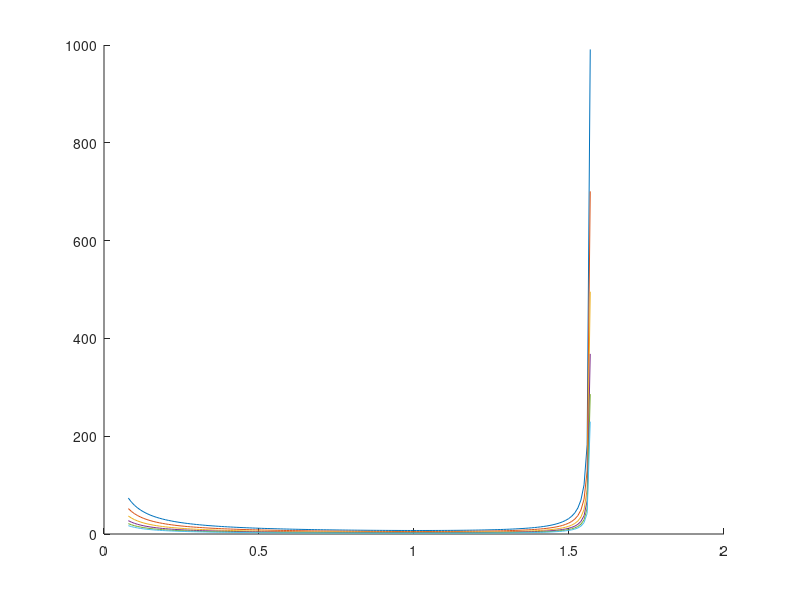

This figure's MATLAB source: (Note: this script raises an error after producing the figure.)
% % % % % % % % % % % % % % % % % % % % % % % % % % % % % % % % % % % % % % 
% This is the main shell script for ASEN 5218 Homework #2. It facilitates
% running the problems in the homework. To check this homework, the only 
% thing that is required is to run this script.
% % % % % % % % % % % % % % % % % % % % % % % % % % % % % % % % % % % % % %
clear
close all

% Question 1 Plot
figure
hold on
theta = pi/40:.01:pi/2;
num_longerons = 2:1:7;
num_longerons = num_longerons';
for n = 2:1:7
    temp = (sin(pi/n)/sqrt(n)) * tan(theta).*(5*cot(theta).^2 + sqrt(10)*csc(theta).^2);%((5*cot(theta)) + sqrt(10)./sin(theta).*1./cos(theta));
    [value_of_mu.cyl(n-1),i] = min(temp);
    optimal_theta.cyl(n-1,1) = theta(i);
    plot(theta,temp)
end
% table of min thetas
table(num_longerons,optimal_theta.cyl)

%finish plot
optimal_theta.cyl = [optimal_theta.cyl;optimal_theta.cyl(1)];
value_of_mu.cyl = [value_of_mu.cyl,50];
plot(optimal_theta.cyl',value_of_mu.cyl,'r','linewidth',2);
axis([0,pi/2,0,50]); grid on
title('Solid Cylinder $\mu_n \mu_{\theta}$ for Increasing Number of Longerons','interpreter','latex')
ylabel('\mu_n \mu_{\theta}');xlabel('\theta, radians')
legend('n = 2','n = 3','n = 4','n = 5','n = 6','n = 7','Minimum \theta','location','north')
h = text(optimal_theta.cyl(1)+.03,30,['Minimum \theta = ',num2str(optimal_theta.cyl(1)*180/pi,3),'^o'],'horizontalalignment','center');
set(h,'Rotation',90)
 
% Question 2 Plot
figure
hold on
theta = pi/40:.01:pi/2;
num_longerons = 2:1:7;
num_longerons = num_longerons';
for n = 2:1:7
    temp = sin(pi/n)^(2/3)/n^(1/3) * tan(theta).*(5*2^(2/3)*cot(theta).^(5/3) + 2^(4/3)*5^(2/3).*csc(theta).^5/3);%(5*2^(2/3)*cot(theta) + (2^(4/3)*5^(2/3))./(sin(theta).^(2/3).*cos(theta)));
    [value_of_mu.tube(n-1),i] = min(temp);
    optimal_theta.tube(n-1,1) = theta(i);
    plot(theta,temp)
end
% table of min thetas
table(num_longerons,optimal_theta.tube)

%finish plot
optimal_theta.tube = [optimal_theta.tube;optimal_theta.tube(1)];
value_of_mu.tube = [value_of_mu.tube,50];
plot(optimal_theta.tube',value_of_mu.tube,'r','linewidth',2);
axis([0,pi/2,0,50]); grid on
title('Hollow Tube $\mu_n \mu_{\theta}$ for Increasing Number of Longerons','interpreter','latex')
ylabel('\mu_n \mu_{\theta}');xlabel('\theta, radians')
legend('n = 2','n = 3','n = 4','n = 5','n = 6','n = 7','Minimum \theta','location','southwest')
h = text(optimal_theta.tube(1)+.03,30,['Minimum \theta = ',num2str(optimal_theta.tube(1)*180/pi,3),'^o'],'horizontalalignment','center');
set(h,'Rotation',90)
%%
% Question 3
E = 110e9; %Pa
rho = 1500; %kg/m^3
t_min = 0.5e-3; %m minimum thickness of the tube
loadP_min = 0; %N
loadP_max = 1000; %N
theta_solid = optimal_theta.cyl(1); %radians
theta_tube = optimal_theta.tube(1); %radians

% Plot M/L as a function of the load P for fied parameters
P = loadP_min:1:loadP_max;
i = 1;
figure; hold on; grid on
xlabel('Load P, N');ylabel('M/L, kg/m')
title('Truss Efficiency as a Function of Loading P')
for n = [3 6 12]
    for R = [0.1 0.3 1] %m global truss radius
        % For solid cylinder
        K.cyl = 4/5/sqrt(pi);
        muR.cyl = R;
        muP.cyl = sqrt(P);
        muM.cyl = rho/E^(1/2);
        muN.cyl = sin(pi/n)/sqrt(n);
        muTheta.cyl = tan(theta_solid).*(5*cot(theta_solid).^2 + sqrt(10)*csc(theta_solid).^2);%5*cot(theta_solid) + sqrt(10)/(sin(theta_solid)*cos(theta_solid));
        store.cyl.(['longeron',num2str(n)]).(['R',num2str(10*R)]) = K.cyl*muR.cyl*muP.cyl*muM.cyl*muN.cyl*muTheta.cyl;
        switch n
            case 3
                switch R
                    case 0.1
                        plot(P,store.cyl.(['longeron',num2str(n)]).(['R',num2str(10*R)]),'linestyle','-','color','#e6194b','marker','none','markerfacecolor','#0072BD','linewidth',1.5)
                    case 0.3
                        plot(P,store.cyl.(['longeron',num2str(n)]).(['R',num2str(10*R)]),'linestyle','-','color','#f58231','marker','none','markerfacecolor','#0072BD','linewidth',1.5)
                    case 1
                        plot(P,store.cyl.(['longeron',num2str(n)]).(['R',num2str(10*R)]),'linestyle','-','color','#ffe119','marker','none','markerfacecolor','#0072BD','linewidth',1.5)
                end
            case 6
                switch R
                    case 0.1
                        plot(P,store.cyl.(['longeron',num2str(n)]).(['R',num2str(10*R)]),'linestyle','-','color','#bfef45','marker','none','markerfacecolor','#D95319','linewidth',1.5)
                    case 0.3
                        plot(P,store.cyl.(['longeron',num2str(n)]).(['R',num2str(10*R)]),'linestyle','-','color','#3cb44b','marker','none','markerfacecolor','#D95319','linewidth',1.5)
                    case 1
                        plot(P,store.cyl.(['longeron',num2str(n)]).(['R',num2str(10*R)]),'linestyle','-','color','#42d4f4','marker','none','markerfacecolor','#D95319','linewidth',1.5)
                end
            case 12
                switch R
                    case 0.1
                        plot(P,store.cyl.(['longeron',num2str(n)]).(['R',num2str(10*R)]),'linestyle','-','color','#4363d8','marker','none','markerfacecolor','#7E2F8E','linewidth',1.5)
                    case 0.3
                        plot(P,store.cyl.(['longeron',num2str(n)]).(['R',num2str(10*R)]),'linestyle','-','color','#911eb4','marker','none','markerfacecolor','#7E2F8E','linewidth',1.5)
                    case 1
                        plot(P,store.cyl.(['longeron',num2str(n)]).(['R',num2str(10*R)]),'linestyle','-','color','#f032e6','marker','none','markerfacecolor','#7E2F8E','linewidth',1.5)
                end
        end
        %text(.7*loadP_max,store.cyl.(['longeron',num2str(n)]).(['R',num2str(10*R)])(round(.7*loadP_max)),['Cyl R=',num2str(R),' n=',num2str(n)],'horizontalalignment','center')
        
        % For hollow tube
        K.tube = 1/5;
        muR.tube = R^(2/3);
        muP.tube = P.^(1/3);
        muM.tube = rho*t_min^(2/3)/E^(1/3);
        muN.tube = sin(pi/n)^(2/3)/n^(1/3);
        muTheta.tube = tan(theta_tube).*(5*2^(2/3)*cot(theta_tube).^(5/3) + 2^(4/3)*5^(2/3).*csc(theta_tube).^5/3);%(5*2^(2/3)*cot(theta_tube) + (2^(4/3)*5^(2/3))/(sin(theta_tube)^(2/3)*cos(theta_tube)));
        store.tube.(['longeron',num2str(n)]).(['R',num2str(10*R)]) = K.tube*muR.tube*muP.tube*muM.tube*muN.tube*muTheta.tube;
        switch n
            case 3
                switch R
                    case 0.1
                        plot(P,store.tube.(['longeron',num2str(n)]).(['R',num2str(10*R)]),'linestyle','--','color','#e6194b','marker','none','markerfacecolor','#0072BD','linewidth',1.5)
                    case 0.3
                        plot(P,store.tube.(['longeron',num2str(n)]).(['R',num2str(10*R)]),'linestyle','--','color','#f58231','marker','none','markerfacecolor','#0072BD','linewidth',1.5)
                    case 1
                        plot(P,store.tube.(['longeron',num2str(n)]).(['R',num2str(10*R)]),'linestyle','--','color','#ffe119','marker','none','markerfacecolor','#0072BD','linewidth',1.5)
                end
            case 6
                switch R
                    case 0.1
                        plot(P,store.tube.(['longeron',num2str(n)]).(['R',num2str(10*R)]),'linestyle','--','color','#bfef45','marker','none','markerfacecolor','#D95319','linewidth',1.5)
                    case 0.3
                        plot(P,store.tube.(['longeron',num2str(n)]).(['R',num2str(10*R)]),'linestyle','--','color','#3cb44b','marker','none','markerfacecolor','#D95319','linewidth',1.5)
                    case 1
                        plot(P,store.tube.(['longeron',num2str(n)]).(['R',num2str(10*R)]),'linestyle','--','color','#42d4f4','marker','none','markerfacecolor','#D95319','linewidth',1.5)
                end
            case 12
                switch R
                    case 0.1
                        plot(P,store.tube.(['longeron',num2str(n)]).(['R',num2str(10*R)]),'linestyle','--','color','#4363d8','marker','none','markerfacecolor','#7E2F8E','linewidth',1.5)
                    case 0.3
                        plot(P,store.tube.(['longeron',num2str(n)]).(['R',num2str(10*R)]),'linestyle','--','color','#911eb4','marker','none','markerfacecolor','#7E2F8E','linewidth',1.5)
                    case 1
                        plot(P,store.tube.(['longeron',num2str(n)]).(['R',num2str(10*R)]),'linestyle','--','color','#f032e6','marker','none','markerfacecolor','#7E2F8E','linewidth',1.5)
                end
        end
        %text(.5*loadP_max,store.tube.(['longeron',num2str(n)]).(['R',num2str(10*R)])(round(.5*loadP_max)),['tube R=',num2str(R),' n=',num2str(n)],'horizontalalignment','center')
        
        % Find the value of M/L where these two lines cross
        [t1,t2] = polyxpoly(P,store.cyl.(['longeron',num2str(n)]).(['R',num2str(10*R)]),P,store.tube.(['longeron',num2str(n)]).(['R',num2str(10*R)]));
        store.intersects.x(i) = max(t1);
        store.intersects.y(i) = max(t2);
        i = i + 1;
    end
end
set(gca, 'XScale', 'log', 'YScale', 'log')

% Plot P as a function of R for the four lines that cross each other
figure
hold on
grid on
xlabel('Global Truss Radius R, m');ylabel('Load P, N');
title('Maximum Load as a Function of Global Truss Radius')
w = store.intersects.y;
w(w == 0) = [];
R = 0.01:0.01:1;
% For n=3 & R=0.1
n = 3;
P = (w(1)./K.cyl./R./muM.cyl./muN.cyl./muTheta.cyl).^2;
% P = (5*sqrt(pi*E*n)*w(1)) ./ (4*R*rho*sin(pi/n)*(10*cot(theta_solid) + sqrt(10)/(sin(theta_solid)*cos(theta_solid)))).^2;
plot(R,P,'linestyle','-')
P = (w(1)./K.tube./(R.^(2/3))./muM.tube./muN.tube./muTheta.tube).^3;
% P = (5*(E*n)^(1/3)*w(1)) ./ (2*(R*t_min*sin(pi/n)).^(2/3)*(5*2^(2/3)*cot(theta_tube) + (2^(1/3)*5^(2/3))/(sin(theta_tube)^(2/3)*cos(theta_tube)))).^3;
plot(R,P,'linestyle','--')
% 
% % For n=6 & R=0.1
% n = 6;
% P = (w(2)./K.cyl./R./muM.cyl./muN.cyl./muTheta.cyl).^2;
% % P = (5*sqrt(pi*E*n)*w(1)) ./ (4*R*rho*sin(pi/n)*(10*cot(theta_solid) + sqrt(10)/(sin(theta_solid)*cos(theta_solid)))).^2;
% plot(R,P,'linestyle','-')
% P = (w(2)./K.tube./(R.^(2/3))./muM.tube./muN.tube./muTheta.tube).^3;
% % P = (5*(E*n)^(1/3)*w(1)) ./ (2*(R*t_min*sin(pi/n)).^(2/3)*(5*2^(2/3)*cot(theta_tube) + (2^(1/3)*5^(2/3))/(sin(theta_tube)^(2/3)*cos(theta_tube)))).^3;
% plot(R,P,'linestyle','--')
% 
% % For n=12 & R=0.1
% n = 12;
% P = (w(3)./K.cyl./R./muM.cyl./muN.cyl./muTheta.cyl).^2;
% % P = (5*sqrt(pi*E*n)*w(1)) ./ (4*R*rho*sin(pi/n)*(10*cot(theta_solid) + sqrt(10)/(sin(theta_solid)*cos(theta_solid)))).^2;
% plot(R,P,'linestyle','-')
% P = (w(3)./K.tube./(R.^(2/3))./muM.tube./muN.tube./muTheta.tube).^3;
% % P = (5*(E*n)^(1/3)*w(1)) ./ (2*(R*t_min*sin(pi/n)).^(2/3)*(5*2^(2/3)*cot(theta_tube) + (2^(1/3)*5^(2/3))/(sin(theta_tube)^(2/3)*cos(theta_tube)))).^3;
% plot(R,P,'linestyle','--')
% 
% % For n=12 & R=0.1
% n = 12;
% P = (w(4)./K.cyl./R./muM.cyl./muN.cyl./muTheta.cyl).^2;
% % P = (5*sqrt(pi*E*n)*w(1)) ./ (4*R*rho*sin(pi/n)*(10*cot(theta_solid) + sqrt(10)/(sin(theta_solid)*cos(theta_solid)))).^2;
% plot(R,P,'linestyle','-')
% P = (w(4)./K.tube./(R.^(2/3))./muM.tube./muN.tube./muTheta.tube).^3;
% % P = (5*(E*n)^(1/3)*w(1)) ./ (2*(R*t_min*sin(pi/n)).^(2/3)*(5*2^(2/3)*cot(theta_tube) + (2^(1/3)*5^(2/3))/(sin(theta_tube)^(2/3)*cos(theta_tube)))).^3;
% plot(R,P,'linestyle','--')
set(gca, 'XScale', 'log', 'YScale', 'log')

% Plot of the longeron and diagonal radius as a function of P or R
%%
% Question 4 is a derivation

% Question 5
% For a poisson ratio of 1/3 we derived the formulation in class for bars
% at an arbitrary angle alpha, so we use that here.
% Square Lattice: alpha=0 and alpha=90
disp('Square Lattice')
a = 0;
A1 = [cos(a)^2; sin(a)*cos(a); sin(a)^2] * [cos(a)^2 sin(a)*cos(a) sin(a)^2]
a = pi/2;
A2 = [cos(a)^2; sin(a)*cos(a); sin(a)^2] * [cos(a)^2 sin(a)*cos(a) sin(a)^2]
A = A1 + A2

% Polar Plot
theta = 0:0.01:2*pi;
R = 1/2*(cos(theta).^4 + sin(theta).^4);
figure
polarplot(theta,R)
title('Equivalent Modulus for a Square Lattice')

% Triangle Lattice: alpha=0 and alpha=60 and alpha=120
disp('Triangle Lattice')
a = 0;
A1 = [cos(a)^2; sin(a)*cos(a); sin(a)^2] * [cos(a)^2 sin(a)*cos(a) sin(a)^2]
a = pi/3;
A2 = [cos(a)^2; sin(a)*cos(a); sin(a)^2] * [cos(a)^2 sin(a)*cos(a) sin(a)^2]
a = 2*pi/3;
A3 = [cos(a)^2; sin(a)*cos(a); sin(a)^2] * [cos(a)^2 sin(a)*cos(a) sin(a)^2]
A = A1 + A2 + A3

% Polar Plot
theta = 0:0.01:2*pi;
R = 2.25*sqrt(3)/6; R = repelem(R,length(theta));
figure
polarplot(theta,R)
title('Equivalent Modulus for a Equilateral Triangle Lattice')
